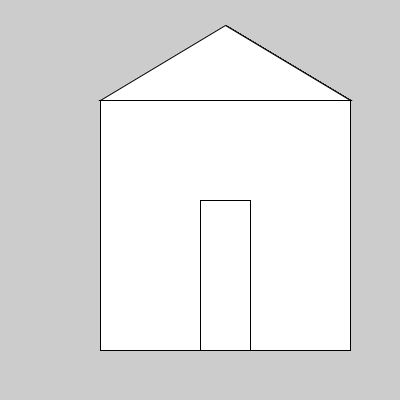
Frame 1 (no input)
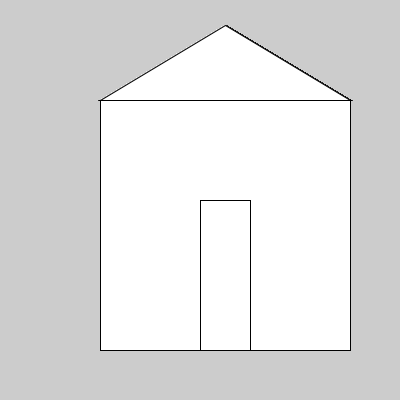
Frame 60 (the mouse pressed at the canvas centre just before this capture)
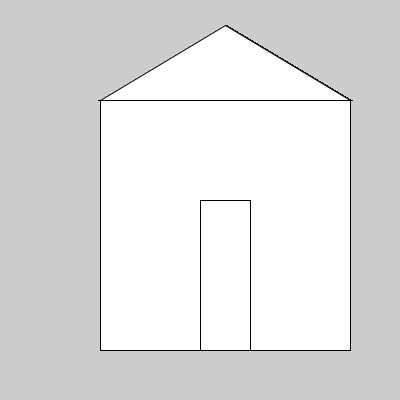
Frame 120 (the mouse held since frame 60 and released just before this capture)

The Processing sketch that drew these frames (run headless with seeded random() and noise(); from frame 60 on, the mouse is pressed at the canvas centre):

// Processing sketch: loops
// ── loops.pde

void setup() {
  size (400,400);
  for(int i = 0; i < 10; i++) {
   house(100, 200 + 4*i);
  }
}
void draw() {
  house(100,200);
}

void house(float x, float y) {
  rect(100,100,250,250);
  triangle(100,100,225,25,350,100);
  rect(200,200,50,150);
}
